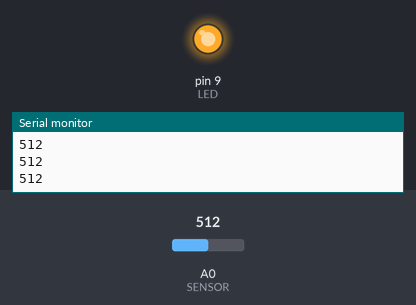
This sketch was run on a simulated Arduino Uno, built with avr-gcc and run on an emulated ATmega328P. Parts: output pins drawn as LEDs (lit = HIGH), the last lines printed to the serial monitor. Inputs (shaded band) come from the test bench; at power-on: A0 (SENSOR) = 512.

Above: at 1.2 s.
1.3 s: A0 (SENSOR) set to 122
At 1.9 s:
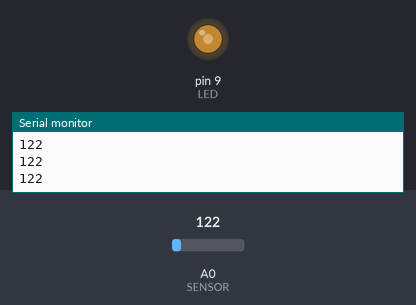
2.8 s: A0 (SENSOR) set to 0
At 4.0 s:
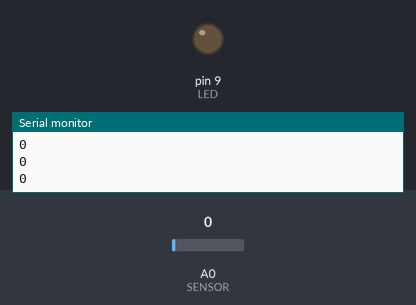
4.3 s: A0 (SENSOR) set to 306
At 5.4 s:
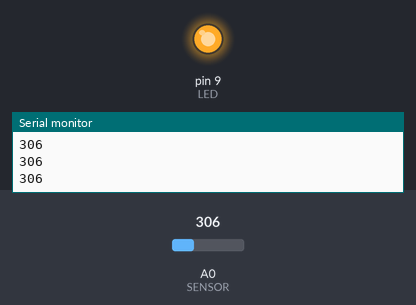
Timing chart, 0 to 7.3 s (numbered marks = the images above; inputs shaded):
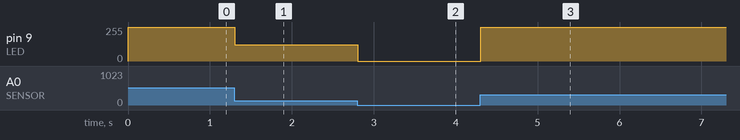

The sketch:

Exercise2-3.ino
```cpp
 const int SENSOR = 0;
 const int LED = 9;

 void setup() {
 Serial.begin(9600);
 pinMode(LED, OUTPUT);
 }

 void loop() {
 int v;
 v = analogRead(SENSOR);
 Serial.println(v);
 analogWrite(LED, v);
}
```

Measured:
- after the input at 1.3 s, pin 9 (LED): 255/255 → 122/255 at once
- after the input at 2.8 s, pin 9 (LED): 122/255 → 0/255 at once
- after the input at 4.3 s, pin 9 (LED): 0/255 → 255/255 at once
